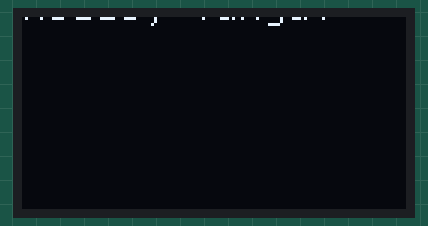
Simulated run of this sketch. Board: Arduino Uno, built with avr-gcc and run on an emulated ATmega328P. Shown: 128×64 one-colour display.

Above: at 0.34 s.
At 1.58 s:
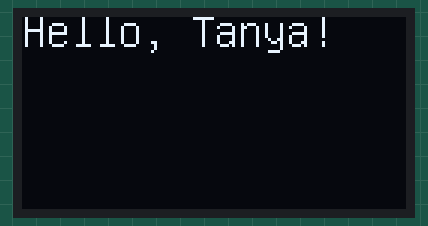
At 2.83 s:
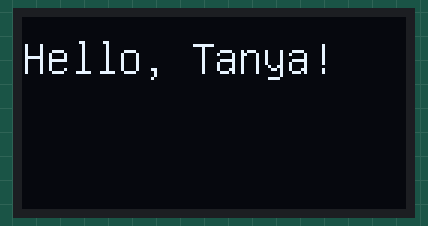
At 5.45 s:
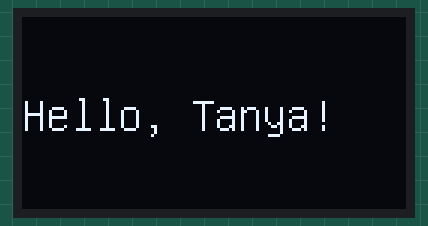
At 7.93 s:
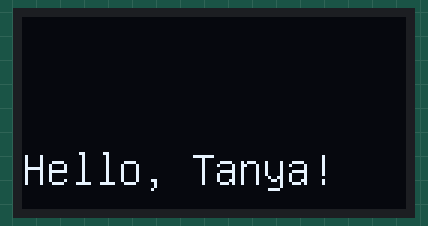
At 10.5 s:
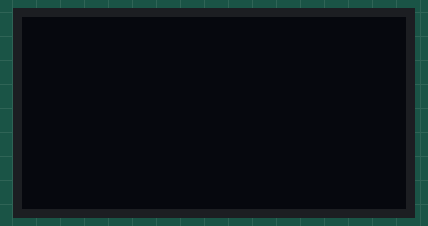

The sketch:

oled-animation.ino
```cpp
#include "U8glib.h"

U8GLIB_SSD1306_128X64 u8g(U8G_I2C_OPT_NONE|U8G_I2C_OPT_DEV_0);

int yPos = 0;

void setup() {
  u8g.setRot180();
  u8g.setFont(u8g_font_unifont);
  u8g.setColorIndex(1); // Instructs the display to draw with a pixel on.
}

void loop() {
  u8g.firstPage();
  do {
    draw();
  } while( u8g.nextPage() );

  // If its too fast, you could add a delay
  if(yPos < 83){
    // if it's too slow, you could increment y by a greater number
    yPos++;  }
  else{
    // When the yPos is off the screen, reset to 0.
    yPos = 0;
  }
}
void draw(){
  u8g.drawStr( 0, yPos, "Hello, Tanya!");
}
```

angle.c
```cpp
/* Программа вычисления величины меньшего угла в прямоугольном треугольнике */
/*Авторы: Владимир Яковлев, Дарья Королёва, Наталия Плюскова */

#include <stdio.h>
#include <math.h>
int main()
{
  long double small, big, gip, k, angle, agrad, exact, relerr, abserr, pi;
  printf("Введите величину меньшего катета: ");
  scanf("%Lf",&small);
  printf("Введите величину гипотенузы: ");
  scanf("%Lf",&gip);
  big = sqrt(pow(gip,2)-pow(small,2));
  if (big<small)
  {
      printf("############################################################### \n");
      printf("Ошибка! Введённая величина не является длиной меньшего катета \n");
  }
  else if (big>=small)
  {
    pi = 3.14159265358979323846;
    k = small/gip;
    angle = (2.0/3.0)*k*((pow(k,2)-3)/(pow(k,2)-2));
    exact = asin(k);
    abserr = fabs(exact-angle);
    relerr = (abserr/exact)*100;
    agrad = (angle * 180)/pi;
    printf("############################################################### \n");
    printf("Приближённое значение величины угла в радианах: %.4Lf \n", angle);
    printf("Приближённое значение величины угла в градусах: %.2Lf \n", agrad);
    printf("Точное значение значение величины угла в радианах: %.4Lf \n", exact);
    printf("Абсолютная погрешность: %.5Lf \n", abserr);
    printf("Относительная погрешность: %.5Lf%% \n", relerr);
  }
  printf("################################################################ \n");
  printf("Благодарим за использование нашей программы! \n");
  printf("Владимир Яковлев, e-mail: mr.kollc@list.ru \n");
  printf("Дарья Королёва, e-mail: daxa0247@mail.ru \n");
  printf("Наталия Плюскова, e-mail: s52@edux.ml \n");
  printf("################################################################ \n");
  return 0;
}
```

Measured:
- by itself, everything shown: repeats every 11.6 s, in 76 steps
